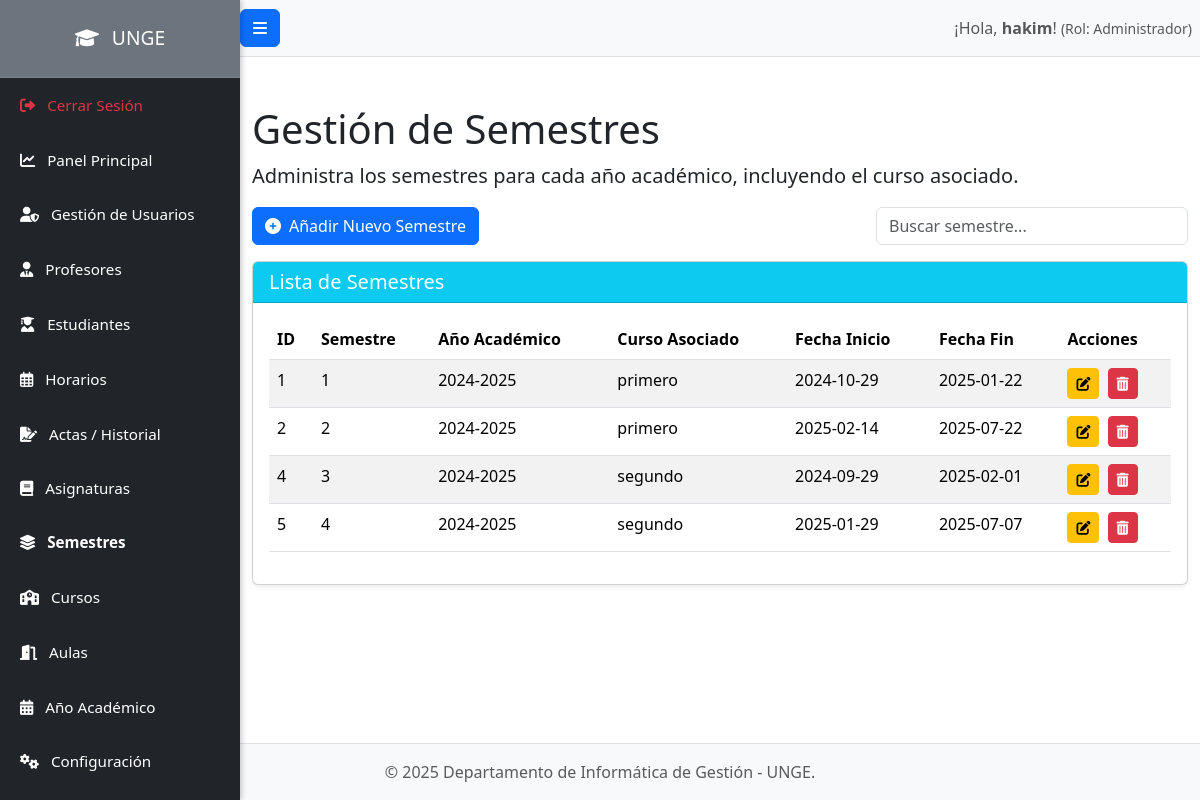
/admin/semestres.php (signed in), run on an earlier commit of the app's database.
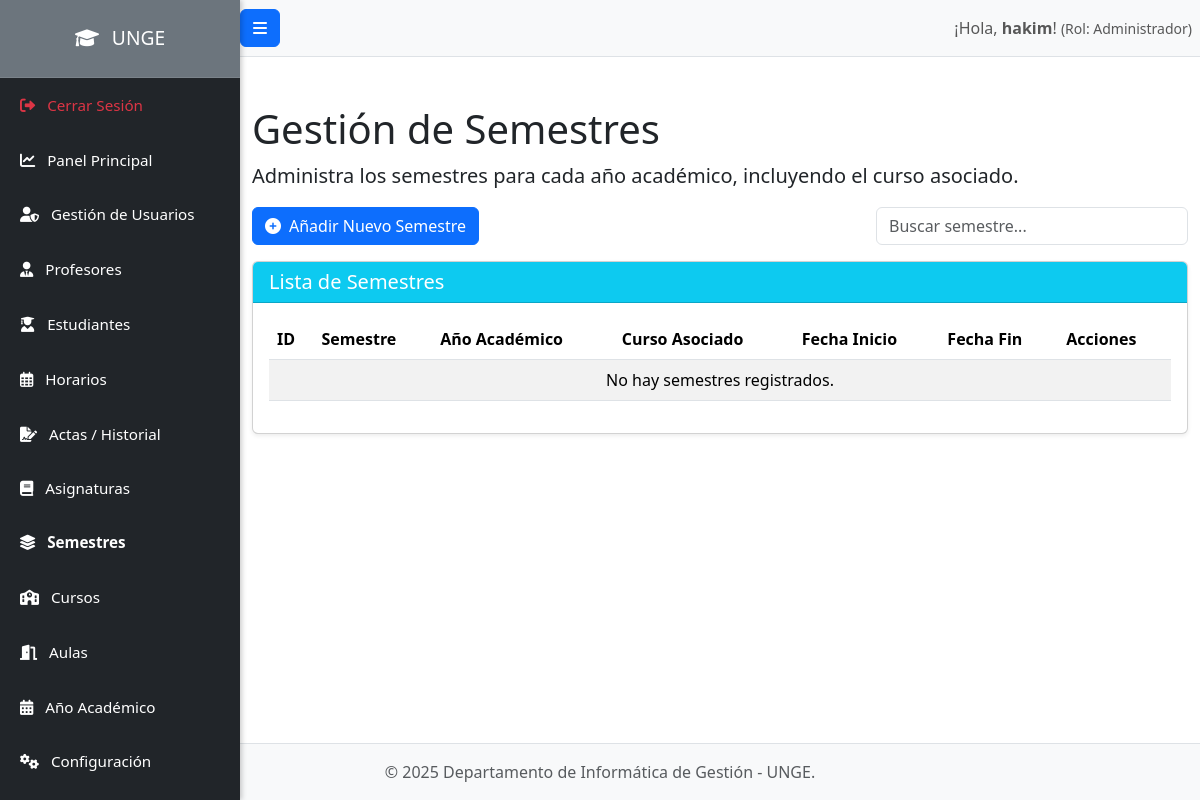
And on a later commit of the database.
### tables this page shows
CREATE TABLE `semestres` (
  `id` int(11) NOT NULL,
  `id_anio_academico` int(11) NOT NULL,
  `numero_semestre` int(11) NOT NULL,
  `fecha_inicio` date NOT NULL,
  `fecha_fin` date NOT NULL,
  `id_curso_asociado_al_semestre` int(11) DEFAULT NULL
);

CREATE TABLE `anios_academicos` (
  `id` int(11) NOT NULL,
  `nombre_anio` varchar(50) NOT NULL,
  `fecha_inicio` date NOT NULL,
  `fecha_fin` date NOT NULL
);

CREATE TABLE `cursos` (
  `id` int(11) NOT NULL,
  `nombre_curso` varchar(100) NOT NULL,
  `descripcion` text DEFAULT NULL,
  `created_at` timestamp NOT NULL DEFAULT current_timestamp(),
  `updated_at` timestamp NOT NULL DEFAULT current_timestamp() ON UPDATE current_timestamp()
);

### admin/semestres.php (the view, shortened to what this page needs)
<?php
require_once '../config/database.php';
$stmt_semestres = $pdo->query("SELECT s.id, s.numero_semestre, s.fecha_inicio, s.fecha_fin,
                                      aa.nombre_anio AS anio_academico, s.id_anio_academico,
                                      c.nombre_curso AS nombre_curso_asociado, s.id_curso_asociado_al_semestre
                               FROM semestres s
                               JOIN anios_academicos aa ON s.id_anio_academico = aa.id
                               LEFT JOIN cursos c ON s.id_curso_asociado_al_semestre = c.id
                               ORDER BY aa.nombre_anio DESC, s.numero_semestre ASC");
$semestres = $stmt_semestres->fetchAll();
include_once '../includes/header.php';
?>
<h1 class="mt-4">Gestión de Semestres</h1>
<p class="lead">Administra los semestres para cada año académico, incluyendo el curso asociado.</p>
<div class="mb-3 d-flex justify-content-between align-items-center">
    <button type="button" class="btn btn-primary" data-bs-toggle="modal" data-bs-target="#semesterModal" id="addSemesterBtn">
        <i class="fas fa-plus-circle me-2"></i>Añadir Nuevo Semestre
    </button>
    <div class="col-md-4">
        <input type="search" class="form-control" id="searchInput" placeholder="Buscar semestre...">
    </div>
</div>
<div class="card shadow-sm mb-4">
    <div class="card-header bg-info text-white">
        <h5 class="mb-0">Lista de Semestres</h5>
    </div>
    <div class="card-body">
        <div class="table-responsive">
            <table class="table table-hover table-striped" id="semestresTable">
                <thead>
                    <tr>
                        <th>ID</th>
                        <th>Semestre</th>
                        <th>Año Académico</th>
                        <th>Curso Asociado</th>
                        <th>Fecha Inicio</th>
                        <th>Fecha Fin</th>
                        <th>Acciones</th>
                    </tr>
                </thead>
                <tbody>
                    <?php if (count($semestres) > 0): ?>
                        <?php foreach ($semestres as $semestre): ?>
                            <tr data-id="<?php echo htmlspecialchars($semestre['id']); ?>"
                                data-numero_semestre="<?php echo htmlspecialchars($semestre['numero_semestre']); ?>"
                                data-id_anio_academico="<?php echo htmlspecialchars($semestre['id_anio_academico']); ?>"
                                data-fecha_inicio="<?php echo htmlspecialchars($semestre['fecha_inicio']); ?>"
                                data-fecha_fin="<?php echo htmlspecialchars($semestre['fecha_fin']); ?>"
                                data-id_curso_asociado_al_semestre="<?php echo htmlspecialchars($semestre['id_curso_asociado_al_semestre']); ?>">
                                <td><?php echo htmlspecialchars($semestre['id']); ?></td>
                                <td><?php echo htmlspecialchars($semestre['numero_semestre']); ?></td>
                                <td><?php echo htmlspecialchars($semestre['anio_academico']); ?></td>
                                <td><?php echo htmlspecialchars($semestre['nombre_curso_asociado'] ?? 'N/A'); ?></td>
                                <td><?php echo htmlspecialchars($semestre['fecha_inicio']); ?></td>
                                <td><?php echo htmlspecialchars($semestre['fecha_fin']); ?></td>
                                <td>
                                    <button type="button" class="btn btn-warning btn-sm edit-btn me-1" title="Editar" data-bs-toggle="modal" data-bs-target="#semesterModal">
                                        <i class="fas fa-edit"></i>
                                    </button>
                                    <form action="semestres.php" method="POST" class="d-inline" onsubmit="return confirm('¿Estás seguro de que quieres eliminar este semestre? Esto podría afectar la programación de horarios y registros.');">
                                        <button type="submit" class="btn btn-danger btn-sm" title="Eliminar">
                                            <i class="fas fa-trash-alt"></i>
                                        </button>
                                    </form>
                                </td>
                            </tr>
                        <?php endforeach; ?>
                    <?php else: ?>
                        <tr>
                            <td colspan="7" class="text-center">No hay semestres registrados.</td>
                        </tr>
                    <?php endif; ?>
                </tbody>
            </table>
        </div>
    </div>
</div>
<?php include_once '../includes/footer.php'; ?>
<div class="toast-container position-fixed bottom-0 end-0 p-3" style="z-index: 1100;">
</div>

What changed in the data, as far as the page shows it:
removed semestres: id "1", numero_semestre "1", id_anio_academico.nombre_anio "2024-2025", id_curso_asociado_al_semestre.nombre_curso "primero", fecha_inicio "2024-10-29", fecha_fin "2025-01-22"
removed semestres: id "2", numero_semestre "2", id_anio_academico.nombre_anio "2024-2025", id_curso_asociado_al_semestre.nombre_curso "primero", fecha_inicio "2025-02-14", fecha_fin "2025-07-22"
removed semestres: id "4", numero_semestre "3", id_anio_academico.nombre_anio "2024-2025", id_curso_asociado_al_semestre.nombre_curso "segundo", fecha_inicio "2024-09-29", fecha_fin "2025-02-01"
removed semestres: id "5", numero_semestre "4", id_anio_academico.nombre_anio "2024-2025", id_curso_asociado_al_semestre.nombre_curso "segundo", fecha_inicio "2025-01-29", fecha_fin "2025-07-07"
Also different on the page:
text now shown: "No hay semestres registrados."
